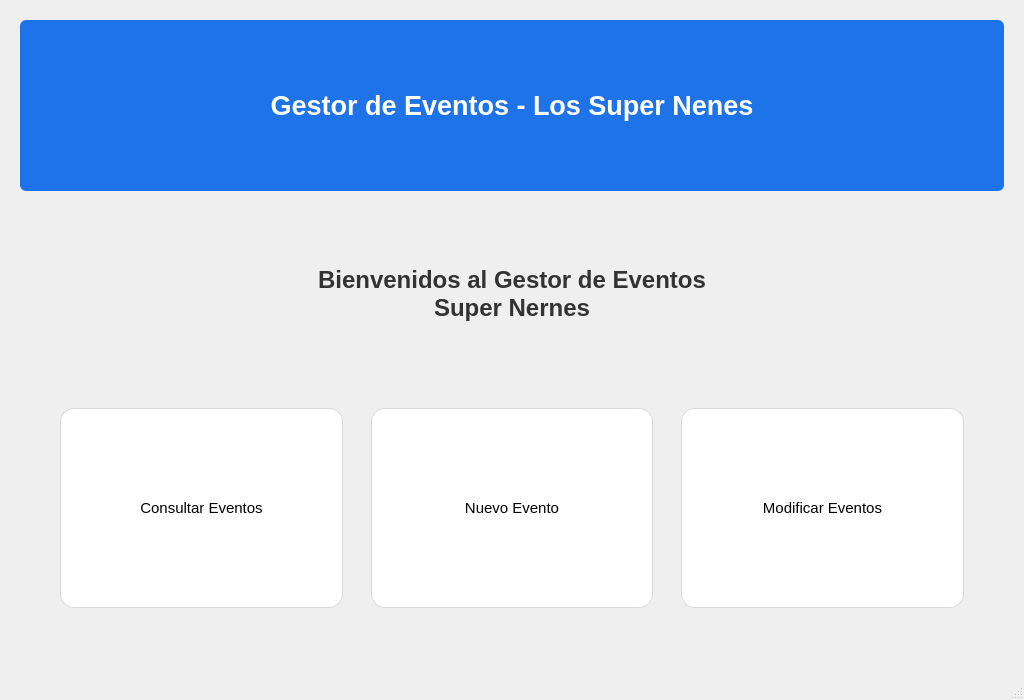
<?xml version="1.0" encoding="UTF-8"?>
<ui version="4.0">
 <class>MainWindow</class>
 <widget class="QMainWindow" name="MainWindow">
  <property name="geometry">
   <rect>
    <x>0</x>
    <y>0</y>
    <width>1024</width>
    <height>700</height>
   </rect>
  </property>
  <property name="windowTitle">
   <string>Gestor de Eventos - Los Super Nenes</string>
  </property>
  <widget class="QWidget" name="centralwidget">
   <layout class="QVBoxLayout" name="mainLayout">
    <property name="spacing">
     <number>18</number>
    </property>
    <property name="leftMargin">
     <number>20</number>
    </property>
    <property name="topMargin">
     <number>20</number>
    </property>
    <property name="rightMargin">
     <number>20</number>
    </property>
    <property name="bottomMargin">
     <number>20</number>
    </property>
    <item>
     <widget class="QFrame" name="headerFrame">
      <property name="styleSheet">
       <string notr="true">background-color:#1E73E8; border-radius:6px;</string>
      </property>
      <property name="frameShape">
       <enum>QFrame::NoFrame</enum>
      </property>
      <layout class="QHBoxLayout" name="headerLayout">
       <property name="leftMargin">
        <number>16</number>
       </property>
       <property name="topMargin">
        <number>14</number>
       </property>
       <property name="rightMargin">
        <number>16</number>
       </property>
       <property name="bottomMargin">
        <number>14</number>
       </property>
       <item>
        <widget class="QLabel" name="lblTitulo">
         <property name="text">
          <string>&lt;span style=&quot;color:white; font-size:20pt; font-weight:600;&quot;&gt;Gestor de Eventos - Los Super Nenes&lt;/span&gt;</string>
         </property>
         <property name="alignment">
          <set>Qt::AlignCenter</set>
         </property>
        </widget>
       </item>
      </layout>
     </widget>
    </item>
    <item>
     <widget class="QLabel" name="lblBienvenida">
      <property name="text">
       <string>&lt;html&gt;&lt;head/&gt;&lt;body&gt;&lt;p align=&quot;center&quot;&gt;&lt;span style=&quot;font-size:18pt; font-weight:600; color:#333333;&quot;&gt;Bienvenidos al Gestor de Eventos&lt;/span&gt;&lt;br/&gt;&lt;span style=&quot;font-size:18pt; font-weight:600; color:#333333;&quot;&gt;Super Nernes&lt;/span&gt;&lt;/p&gt;&lt;/body&gt;&lt;/html&gt;</string>
      </property>
      <property name="alignment">
       <set>Qt::AlignCenter</set>
      </property>
     </widget>
    </item>
    <item>
     <layout class="QHBoxLayout" name="cardsLayout">
      <property name="spacing">
       <number>28</number>
      </property>
      <property name="leftMargin">
       <number>40</number>
      </property>
      <property name="topMargin">
       <number>10</number>
      </property>
      <property name="rightMargin">
       <number>40</number>
      </property>
      <property name="bottomMargin">
       <number>10</number>
      </property>
      <item>
       <widget class="QPushButton" name="btnConsultar">
        <property name="minimumSize">
         <size>
          <width>220</width>
          <height>200</height>
         </size>
        </property>
        <property name="toolTip">
         <string>Abrir la vista de consulta de eventos</string>
        </property>
        <property name="layoutDirection">
         <enum>Qt::LeftToRight</enum>
        </property>
        <property name="styleSheet">
         <string notr="true">QPushButton{background:#ffffff; border:1px solid #d8d8d8; border-radius:14px; padding:12px; font-size:11pt;}
QPushButton:hover{background:#f4f4f4;}
QPushButton:pressed{background:#ededed;}</string>
        </property>
        <property name="text">
         <string>Consultar Eventos</string>
        </property>
        <property name="icon">
         <iconset resource="../imagenes/resources.qrc">
          <normaloff>:/prefijoNuevo/group.png</normaloff>:/prefijoNuevo/group.png</iconset>
        </property>
        <property name="iconSize">
         <size>
          <width>72</width>
          <height>72</height>
         </size>
        </property>
       </widget>
      </item>
      <item>
       <widget class="QPushButton" name="btnNuevo">
        <property name="minimumSize">
         <size>
          <width>220</width>
          <height>200</height>
         </size>
        </property>
        <property name="toolTip">
         <string>Crear un nuevo evento</string>
        </property>
        <property name="styleSheet">
         <string notr="true">QPushButton{background:#ffffff; border:1px solid #d8d8d8; border-radius:14px; padding:12px; font-size:11pt;}
QPushButton:hover{background:#f4f4f4;}
QPushButton:pressed{background:#ededed;}</string>
        </property>
        <property name="text">
         <string>Nuevo Evento</string>
        </property>
        <property name="icon">
         <iconset resource="../imagenes/resources.qrc">
          <normaloff>:/prefijoNuevo/calendar.png</normaloff>:/prefijoNuevo/calendar.png</iconset>
        </property>
        <property name="iconSize">
         <size>
          <width>72</width>
          <height>72</height>
         </size>
        </property>
       </widget>
      </item>
      <item>
       <widget class="QPushButton" name="btnModificar">
        <property name="minimumSize">
         <size>
          <width>220</width>
          <height>200</height>
         </size>
        </property>
        <property name="toolTip">
         <string>Editar o eliminar eventos existentes</string>
        </property>
        <property name="styleSheet">
         <string notr="true">QPushButton{background:#ffffff; border:1px solid #d8d8d8; border-radius:14px; padding:12px; font-size:11pt;}
QPushButton:hover{background:#f4f4f4;}
QPushButton:pressed{background:#ededed;}</string>
        </property>
        <property name="text">
         <string>Modificar Eventos</string>
        </property>
        <property name="icon">
         <iconset resource="../imagenes/resources.qrc">
          <normaloff>:/prefijoNuevo/settings.png</normaloff>:/prefijoNuevo/settings.png</iconset>
        </property>
        <property name="iconSize">
         <size>
          <width>72</width>
          <height>72</height>
         </size>
        </property>
       </widget>
      </item>
     </layout>
    </item>
    <item>
     <spacer name="verticalSpacer">
      <property name="orientation">
       <enum>Qt::Vertical</enum>
      </property>
      <property name="sizeType">
       <enum>QSizePolicy::Fixed</enum>
      </property>
      <property name="sizeHint" stdset="0">
       <size>
        <width>20</width>
        <height>40</height>
       </size>
      </property>
     </spacer>
    </item>
   </layout>
  </widget>
  <widget class="QStatusBar" name="statusbar"/>
 </widget>
 <resources>
  <include location="../imagenes/resources.qrc"/>
 </resources>
 <connections/>
</ui>
